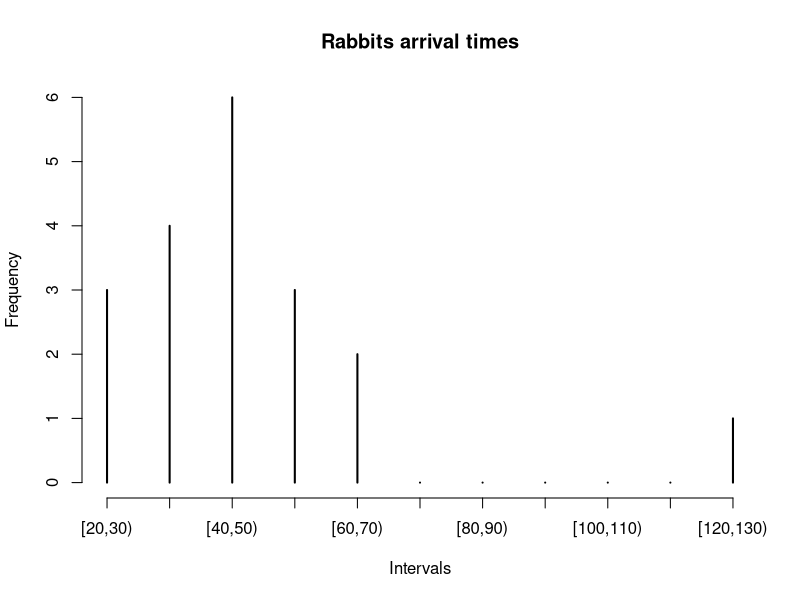
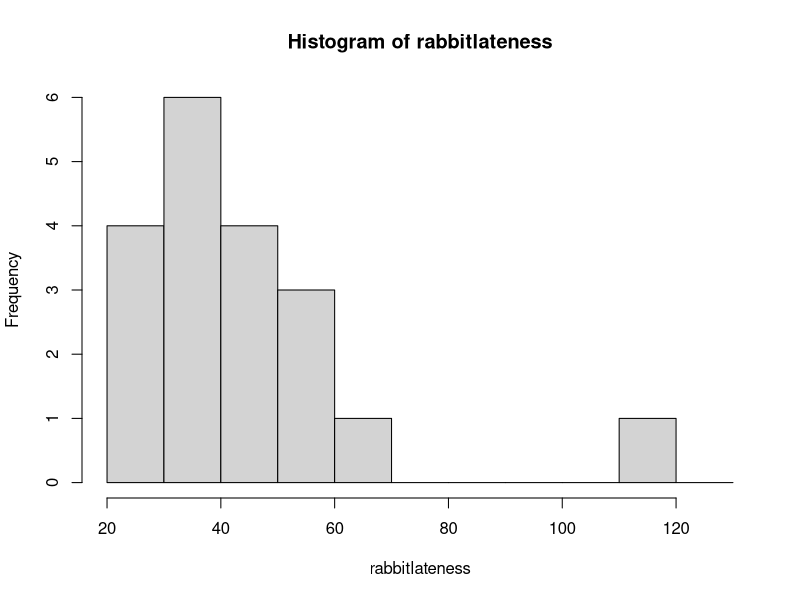

Generate these figures, in order, with R:
rabbitlateness <- c(40,30,20,45,60,120,35,40,50,
                    55,53,22,27,48,62,33,35,40,45)
range(rabbitlateness) #returns max and min values
#lets  create a freq table
bins <- seq(20,130, by= 10)
intervals <- cut(rabbitlateness, bins, right = F)
intervals
table(intervals)
str(rabbitlateness)
#type is "h" coz we want histogram
plot(table(intervals), type = "h", main = "Rabbits arrival times",
     xlab = "Intervals", ylab = "Frequency")
#alternate
hist(rabbitlateness, breaks = bins)

